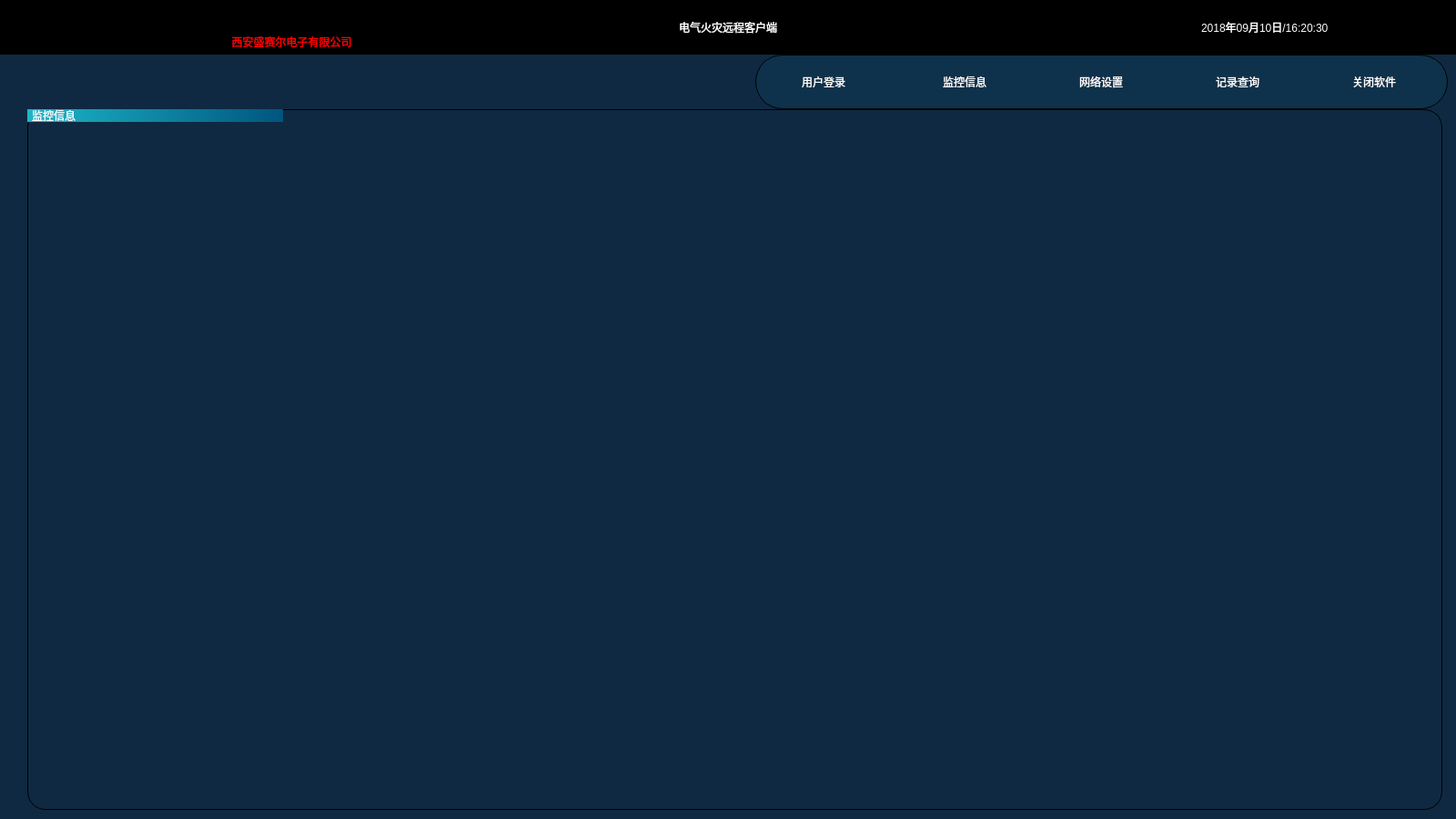
<?xml version="1.0" encoding="UTF-8"?>
<ui version="4.0">
 <class>HomePage</class>
 <widget class="QMainWindow" name="HomePage">
  <property name="geometry">
   <rect>
    <x>0</x>
    <y>0</y>
    <width>1600</width>
    <height>900</height>
   </rect>
  </property>
  <property name="sizePolicy">
   <sizepolicy hsizetype="Fixed" vsizetype="Fixed">
    <horstretch>0</horstretch>
    <verstretch>0</verstretch>
   </sizepolicy>
  </property>
  <property name="minimumSize">
   <size>
    <width>1600</width>
    <height>900</height>
   </size>
  </property>
  <property name="maximumSize">
   <size>
    <width>1600</width>
    <height>900</height>
   </size>
  </property>
  <property name="windowTitle">
   <string>电气火灾监控远程客户端</string>
  </property>
  <widget class="QWidget" name="centralWidget">
   <property name="styleSheet">
    <string notr="true">QWidget#centralWidget{
	background-color: rgb(15, 41, 66);
	border-image: url(:/Image/widget_1.png);
}</string>
   </property>
   <widget class="QWidget" name="widgetFunBar" native="true">
    <property name="geometry">
     <rect>
      <x>830</x>
      <y>60</y>
      <width>761</width>
      <height>60</height>
     </rect>
    </property>
    <property name="styleSheet">
     <string notr="true">QWidget#widgetFunBar{
background-color: rgba(10, 89, 111, 50);
border:1px solid;
border-radius:30px;
}


QToolButton{
font: 16pt &quot;楷体&quot;;
border:2px none;
color: rgb(255, 255, 255);
border-color: rgb(0, 170, 127);
}

QToolButton:hover{
font: 17pt &quot;楷体&quot;;
color: rgb(255, 0, 0);
color: rgb(0, 185, 185);
/*background-color: rgb(3, 127, 119);*/

}</string>
    </property>
    <widget class="QToolButton" name="tBtnMornitor">
     <property name="geometry">
      <rect>
       <x>160</x>
       <y>5</y>
       <width>140</width>
       <height>50</height>
      </rect>
     </property>
     <property name="text">
      <string>监控信息</string>
     </property>
     <property name="icon">
      <iconset resource="../image.qrc">
       <normaloff>:/Image/connect.png</normaloff>:/Image/connect.png</iconset>
     </property>
     <property name="iconSize">
      <size>
       <width>40</width>
       <height>40</height>
      </size>
     </property>
     <property name="toolButtonStyle">
      <enum>Qt::ToolButtonTextBesideIcon</enum>
     </property>
    </widget>
    <widget class="QToolButton" name="tBtnSystemSet">
     <property name="geometry">
      <rect>
       <x>310</x>
       <y>5</y>
       <width>140</width>
       <height>50</height>
      </rect>
     </property>
     <property name="text">
      <string>网络设置</string>
     </property>
     <property name="icon">
      <iconset resource="../image.qrc">
       <normaloff>:/Image/selfCheck.png</normaloff>:/Image/selfCheck.png</iconset>
     </property>
     <property name="iconSize">
      <size>
       <width>40</width>
       <height>40</height>
      </size>
     </property>
     <property name="toolButtonStyle">
      <enum>Qt::ToolButtonTextBesideIcon</enum>
     </property>
    </widget>
    <widget class="QToolButton" name="tBtnRecord">
     <property name="geometry">
      <rect>
       <x>460</x>
       <y>5</y>
       <width>140</width>
       <height>50</height>
      </rect>
     </property>
     <property name="text">
      <string>记录查询</string>
     </property>
     <property name="icon">
      <iconset resource="../image.qrc">
       <normaloff>:/Image/dataSearch.png</normaloff>:/Image/dataSearch.png</iconset>
     </property>
     <property name="iconSize">
      <size>
       <width>40</width>
       <height>40</height>
      </size>
     </property>
     <property name="toolButtonStyle">
      <enum>Qt::ToolButtonTextBesideIcon</enum>
     </property>
    </widget>
    <widget class="QToolButton" name="tBtnSystemInfo">
     <property name="geometry">
      <rect>
       <x>190</x>
       <y>380</y>
       <width>100</width>
       <height>100</height>
      </rect>
     </property>
     <property name="text">
      <string>系统信息</string>
     </property>
     <property name="icon">
      <iconset>
       <normaloff>:/Image/8.ico</normaloff>:/Image/8.ico</iconset>
     </property>
     <property name="iconSize">
      <size>
       <width>60</width>
       <height>60</height>
      </size>
     </property>
     <property name="toolButtonStyle">
      <enum>Qt::ToolButtonTextUnderIcon</enum>
     </property>
    </widget>
    <widget class="QToolButton" name="tBtnClose">
     <property name="geometry">
      <rect>
       <x>610</x>
       <y>5</y>
       <width>140</width>
       <height>50</height>
      </rect>
     </property>
     <property name="text">
      <string>关闭软件</string>
     </property>
     <property name="icon">
      <iconset resource="../image.qrc">
       <normaloff>:/Image/power.png</normaloff>:/Image/power.png</iconset>
     </property>
     <property name="iconSize">
      <size>
       <width>40</width>
       <height>40</height>
      </size>
     </property>
     <property name="toolButtonStyle">
      <enum>Qt::ToolButtonTextBesideIcon</enum>
     </property>
    </widget>
    <widget class="QToolButton" name="tBtnUser">
     <property name="geometry">
      <rect>
       <x>5</x>
       <y>5</y>
       <width>140</width>
       <height>50</height>
      </rect>
     </property>
     <property name="styleSheet">
      <string notr="true"/>
     </property>
     <property name="text">
      <string>用户登录</string>
     </property>
     <property name="icon">
      <iconset resource="../image.qrc">
       <normaloff>:/Image/user.png</normaloff>:/Image/user.png</iconset>
     </property>
     <property name="iconSize">
      <size>
       <width>40</width>
       <height>40</height>
      </size>
     </property>
     <property name="toolButtonStyle">
      <enum>Qt::ToolButtonTextBesideIcon</enum>
     </property>
    </widget>
   </widget>
   <widget class="QGroupBox" name="groupBox">
    <property name="geometry">
     <rect>
      <x>30</x>
      <y>120</y>
      <width>1555</width>
      <height>770</height>
     </rect>
    </property>
    <property name="styleSheet">
     <string notr="true">QGroupBox{
font: 16pt &quot;楷体&quot;;
border:1px solid;
border-color: rgb(0, 0, 0);
color: rgb(44, 44, 44);
border-radius:20px;
}
QGroupBox::title {
color: rgb(255, 255, 255);
subcontrol-origin: margin;
subcontrol-position: top left; /* position at the top center */
padding: 0 3px;
background-color: qlineargradient(spread:reflect, x1:0, y1:0, x2:1, y2:0, stop:0 rgba(28, 183, 200, 255), stop:1 rgba(0, 85, 127, 255));
  }</string>
    </property>
    <property name="title">
     <string>监控信息                                                                   </string>
    </property>
    <widget class="QStackedWidget" name="stackedWidget">
     <property name="geometry">
      <rect>
       <x>10</x>
       <y>40</y>
       <width>1536</width>
       <height>720</height>
      </rect>
     </property>
     <property name="currentIndex">
      <number>-1</number>
     </property>
    </widget>
   </widget>
   <widget class="QWidget" name="widget" native="true">
    <property name="geometry">
     <rect>
      <x>0</x>
      <y>0</y>
      <width>1600</width>
      <height>60</height>
     </rect>
    </property>
    <property name="styleSheet">
     <string notr="true">background-color: rgb(0, 0, 0);</string>
    </property>
    <widget class="QLabel" name="lbSystemTime">
     <property name="geometry">
      <rect>
       <x>1320</x>
       <y>15</y>
       <width>276</width>
       <height>30</height>
      </rect>
     </property>
     <property name="styleSheet">
      <string notr="true">color: rgb(255, 255, 255);
font: 18pt &quot;楷体&quot;;</string>
     </property>
     <property name="text">
      <string>2018年09月10日/16:20:30</string>
     </property>
    </widget>
    <widget class="QLabel" name="label_2">
     <property name="geometry">
      <rect>
       <x>1280</x>
       <y>15</y>
       <width>30</width>
       <height>30</height>
      </rect>
     </property>
     <property name="styleSheet">
      <string notr="true">border-image: url(:/Image/clock.png);</string>
     </property>
     <property name="text">
      <string/>
     </property>
    </widget>
    <widget class="QLabel" name="label">
     <property name="geometry">
      <rect>
       <x>580</x>
       <y>0</y>
       <width>440</width>
       <height>60</height>
      </rect>
     </property>
     <property name="styleSheet">
      <string notr="true">font: 30pt &quot;楷体&quot;;
color: rgb(255, 255, 255);</string>
     </property>
     <property name="text">
      <string>电气火灾远程客户端</string>
     </property>
     <property name="alignment">
      <set>Qt::AlignCenter</set>
     </property>
    </widget>
    <widget class="QLabel" name="label_3">
     <property name="geometry">
      <rect>
       <x>165</x>
       <y>15</y>
       <width>311</width>
       <height>40</height>
      </rect>
     </property>
     <property name="styleSheet">
      <string notr="true">font: 20pt &quot;楷体&quot;;
color: rgb(255, 0, 0);</string>
     </property>
     <property name="text">
      <string>西安盛赛尔电子有限公司</string>
     </property>
     <property name="alignment">
      <set>Qt::AlignBottom|Qt::AlignHCenter</set>
     </property>
    </widget>
    <widget class="QLabel" name="label_4">
     <property name="geometry">
      <rect>
       <x>5</x>
       <y>10</y>
       <width>151</width>
       <height>45</height>
      </rect>
     </property>
     <property name="styleSheet">
      <string notr="true">font: 24pt &quot;楷体&quot;;
border-image: url(:/Image/ss_logo.png);
color: rgb(255, 255, 255);</string>
     </property>
     <property name="text">
      <string/>
     </property>
     <property name="alignment">
      <set>Qt::AlignCenter</set>
     </property>
    </widget>
   </widget>
   <zorder>widget</zorder>
   <zorder>widgetFunBar</zorder>
   <zorder>groupBox</zorder>
  </widget>
 </widget>
 <layoutdefault spacing="6" margin="11"/>
 <resources>
  <include location="../image.qrc"/>
 </resources>
 <connections/>
</ui>
